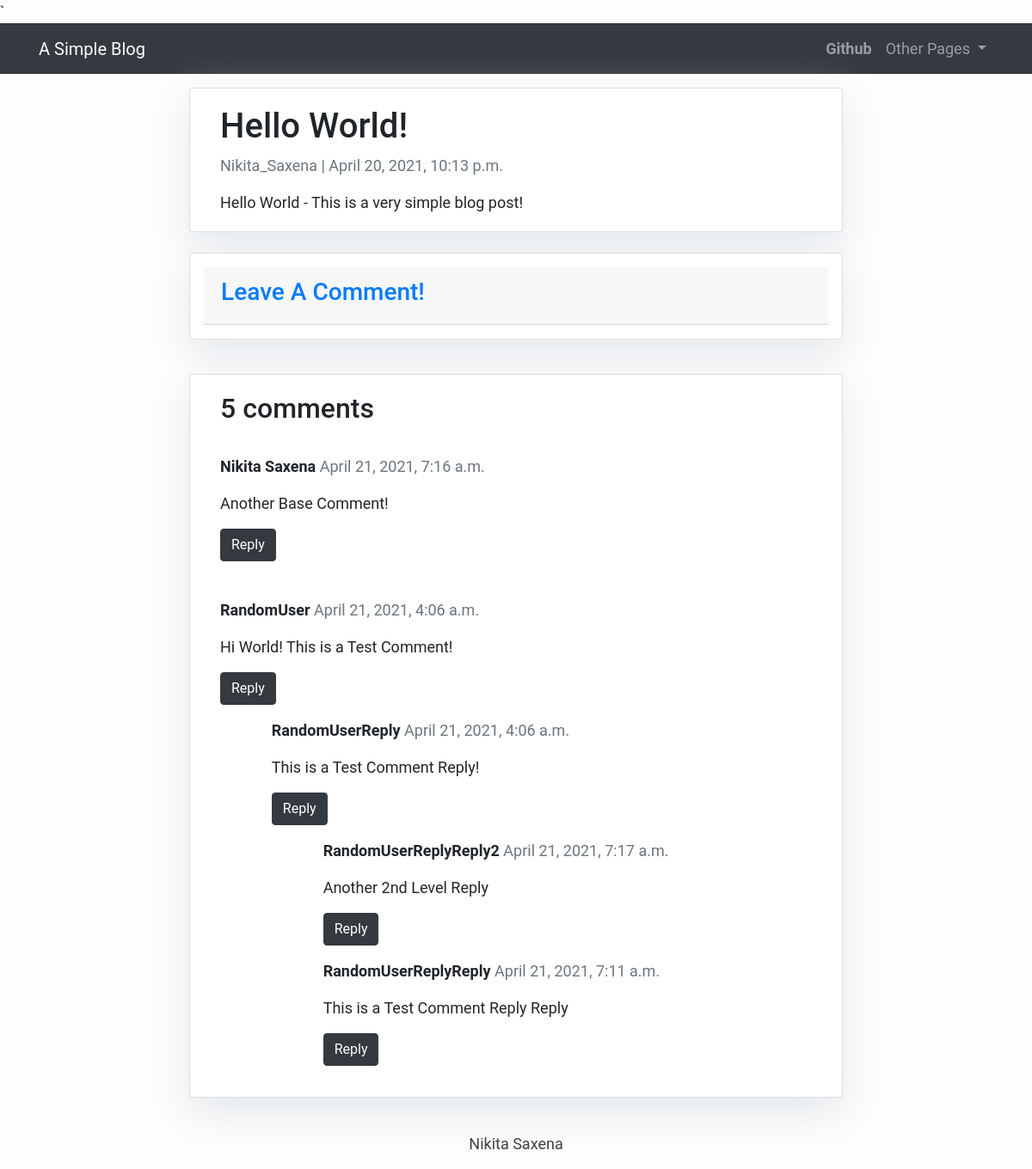
The page /hello-world/ on the database its author committed.
### blog/models.py (models this page shows, shortened)
class SimpleBlogPost(models.Model):
    title = models.CharField(max_length=200, unique=True)
    slug = models.SlugField(max_length=200, unique=True)  # Slug: URL for the post
    content = models.TextField()
    created_on = models.DateTimeField(auto_now_add=True)
    author = models.ForeignKey(User, on_delete=models.CASCADE, related_name='blog_posts')
    status = models.IntegerField(choices=STATUS, default=1)
    class Meta:
        ordering = ['-created_on']

class SimpleComment(models.Model):
    post = models.ForeignKey(SimpleBlogPost, related_name='comments', on_delete=models.CASCADE)
    name = models.CharField(max_length=80)
    email = models.EmailField(max_length=200, blank=True)
    body = models.TextField()
    created_on = models.DateTimeField(auto_now_add=True)
    status = models.IntegerField(choices=STATUS, default=1)
    parent = models.ForeignKey('self', null=True, blank=True, related_name='replies', on_delete=models.CASCADE)
    class Meta:
        ordering = ['-created_on']

### blog/views.py (the view)
# urls.py: path('<slug:slug>/', views.post_detail, name='post_detail'),
def post_detail(request, slug):
    template_name = 'post_detail.html'
    post = get_object_or_404(SimpleBlogPost, slug=slug)
    comments_ordered = get_nested_comments(post)
    count = len(comments_ordered)
    if request.method == 'POST':
        comment_form = SimpleCommentForm(data=request.POST)
        if comment_form.is_valid():
            try:
                parent_id = int(request.POST.get('parent_id'))
            except:
                parent_id = None
            parent_obj = None
            if parent_id:
                parent_obj = SimpleComment.objects.get(id=parent_id)
                if parent_obj:
                    reply_comment = comment_form.save(commit=False)
                    reply_comment.parent = parent_obj
            new_comment = comment_form.save(commit=False)
            new_comment.post = post
            new_comment.save()
            return HttpResponseRedirect(post.get_absolute_url())  # Redirect user to post
    else:
        comment_form = SimpleCommentForm()
    return render(request,
                  template_name,
                  {'post': post,
                   'comment_form': comment_form,
                   'comments_ordered': comments_ordered,
                   'count' : count,
                   })

### blog/views.py (called while the page is built)
def get_nested_comments(post):
    parent_comments = post.comments.filter(status=1, parent__isnull=True).order_by('-created_on')
    comments_ordered = []
    comments_ordered= get_nested_comments_helper(parent_comments, comments_ordered, indent=0)
    return comments_ordered

def get_nested_comments_helper(comment_list, comments_ordered, indent = 0):
    for c in comment_list:
        comments_ordered.append((c,indent, 12-indent))
        c_replies = c.replies.all()
        if c_replies:
            comments_ordered = get_nested_comments_helper(c_replies, comments_ordered, indent=indent + 1)
    return comments_ordered

### templates/post_detail.html (shortened to what this page needs)
{% extends 'base.html' %} {% block content %}
{% load crispy_forms_tags %}
<div class="container">
    <div class="row justify-content-md-center">
        <div class="col-md-8 card mb-4  mt-3 left  top">
             <div class="card-body">
                <h1>{% block title %} {{ post.title }} {% endblock title %}</h1>
                <p class=" text-muted">{{ post.author }} | {{ post.created_on }}</p>
                <p class="card-text content-markdown">{{ post.content | safe }}</p>
            </div>
        </div>
    </div>
    <div class="row justify-content-md-center">
        <div class="col-md-8 card mb-4 p-3">
            <div class="card-header">
                <h3>
                    <a class="card-link" data-toggle="collapse" href="#collapseNewComment" aria-expanded="false" aria-controls="collapseExample">
                        Leave A Comment!
                    </a>
                </h3>
            </div>
        </div>
    </div>
     <div class="row justify-content-md-center">
        <div class="col-md-8 card mb-4  mt-3 ">
            <div class="card-body">
            <h2>{{ count }} comments </h2>
            {% for comment,indent,size in comments_ordered %}
                <div class="comments">
                    {% if indent == 0 %}
                        <br>
                    {% endif %}
                    <div class="row">
                            <div class="col-sm-{{ indent }}"></div>
                            <div class="col-sm-{{ size }}">
                                <p class="font-weight-bold">
                                    {{ comment.name }}
                                    <span class=" text-muted font-weight-normal">
                                        {{ comment.created_on }}
                                    </span>
                                </p>
                                {{ comment.body | linebreaks }}
                                <p>
                                    <a class="btn btn-dark" data-toggle="collapse" href="#collapse{{ comment.id }}" role="button" aria-expanded="false" aria-controls="collapseExample">
                                        Reply
                                    </a>
                                </p>
                            </div>
                    </div>
                </div>
            {% endfor %}
          </div>
        </div>
    </div>
  </div>
{% endblock content %}

### templates/base.html (style rules this page uses)
body { font-family: "Roboto", sans-serif; font-size: 17px; background-color: #fdfdfd; }

### templates/post_detail.html (style rules this page uses)
body { font-family: "Roboto", sans-serif; font-size: 18px; background-color: #fdfdfd; }
.card { box-shadow: 0 16px 48px #E3E7EB; }

### rows shown on the page
SimpleBlogPost: title "Hello World!", author "Nikita_Saxena", created_on "April 20, 2021, 10:13 p.m.", content "Hello World - This is a very simple blog post!"
SimpleComment: name "Nikita Saxena", created_on "April 21, 2021, 7:16 a.m.", body "Another Base Comment!"
SimpleComment: name "RandomUser", created_on "April 21, 2021, 4:06 a.m.", body "Hi World! This is a Test Comment!"
SimpleComment: name "RandomUserReply", created_on "April 21, 2021, 4:06 a.m.", body "This is a Test Comment Reply!"
SimpleComment: name "RandomUserReplyReply2", created_on "April 21, 2021, 7:17 a.m.", body "Another 2nd Level Reply"
SimpleComment: name "RandomUserReplyReply", created_on "April 21, 2021, 7:11 a.m.", body "This is a Test Comment Reply Reply"

### other values the page prints
{{ count }} "5"
